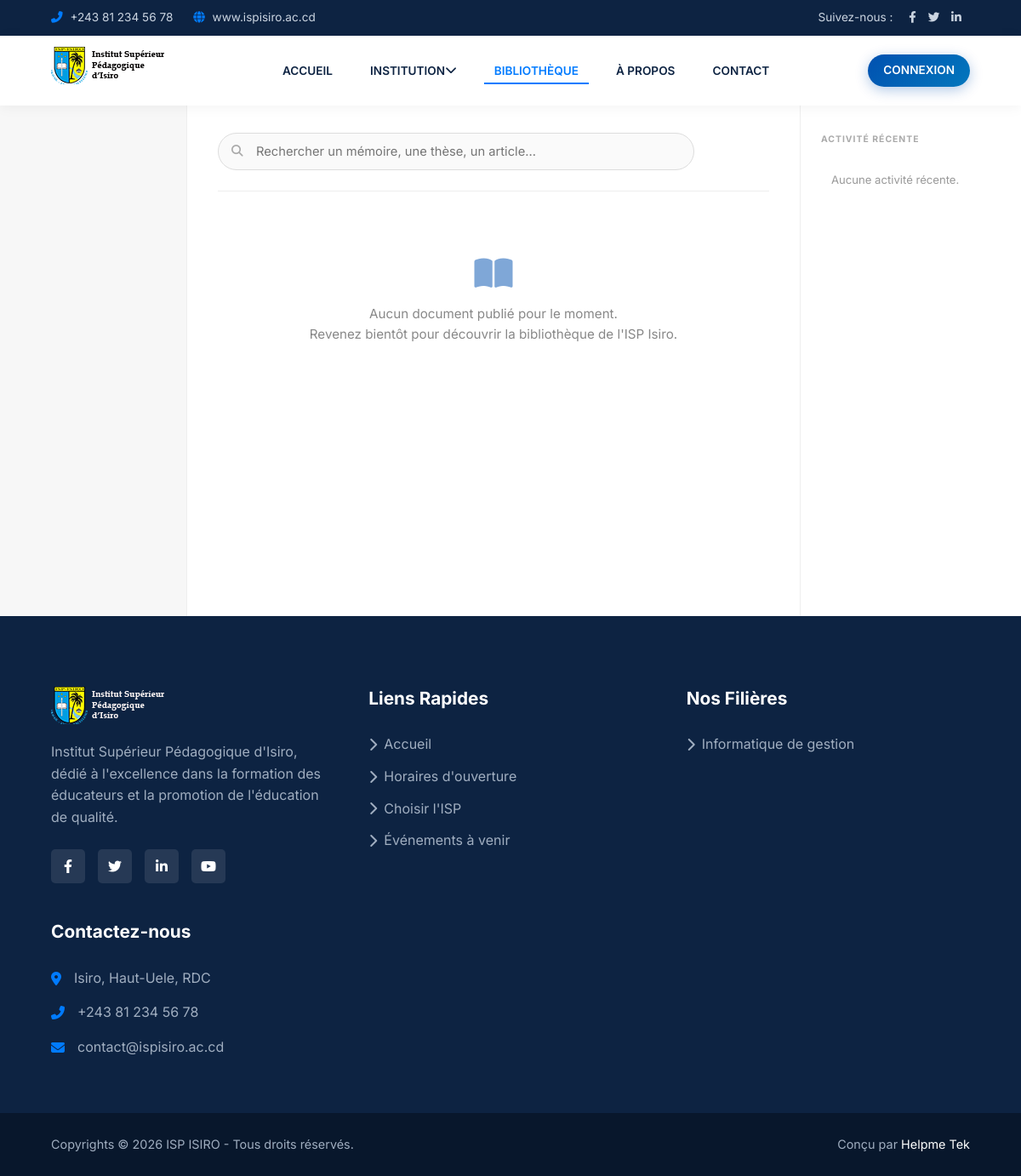
The app's page /bibliotheque/, older data.
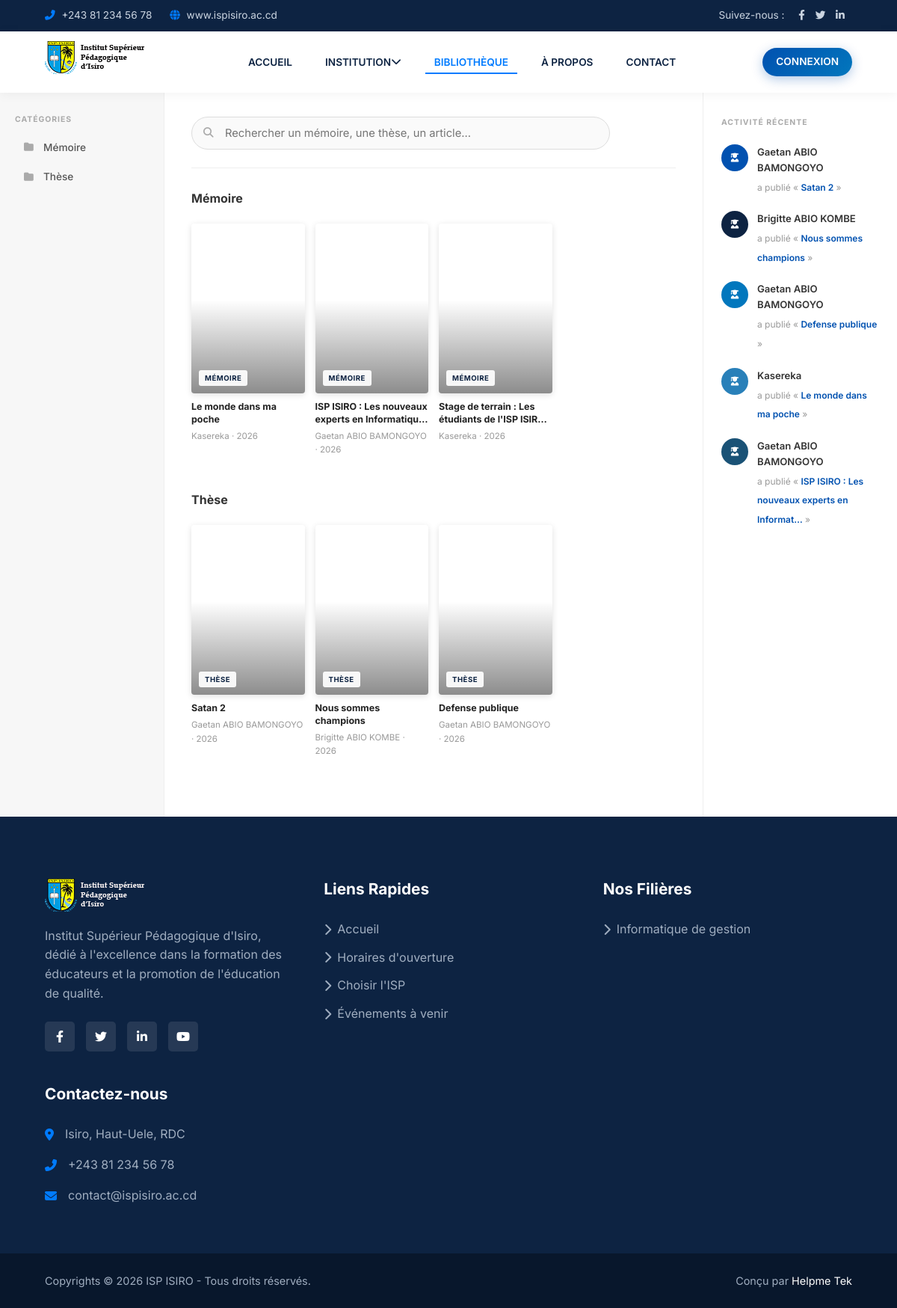
The same page, newer data.
### etudiantapp/models.py (models this page shows)
class Departements(models.Model):
    image = models.ImageField(upload_to='departement', null=True)
    initiale = models.CharField(max_length=50, null=True)
    designation = models.CharField(max_length=50, null=True)
    description = models.TextField()
    is_active = models.BooleanField(default=True)

### clientapp/models.py (models this page shows, shortened)
class Categories(models.Model):
    id = models.UUIDField(primary_key=True, default=uuid.uuid4, editable=False)
    nom = models.CharField(max_length=100)
    class Meta:
        verbose_name = 'Category'
        verbose_name_plural = 'Categories'

class Articles(models.Model):
    id = models.UUIDField(primary_key=True, default=uuid.uuid4, editable=False)
    titre = models.CharField(max_length=255)
    contenu = models.TextField()
    image = models.ImageField(upload_to='articles/')
    date_publication = models.DateTimeField(auto_now_add=True)
    auteur = models.CharField(max_length=100)
    categorie = models.ForeignKey(Categories, on_delete=models.CASCADE)
    is_active = models.BooleanField(default=False)
    fichier = models.FileField(upload_to='articles/fichiers/', null=True, blank=True)
    is_payant = models.BooleanField(default=False)
    prix = models.DecimalField(max_digits=10, decimal_places=2, null=True, blank=True)
    contact = models.CharField(max_length=100, null=True, blank=True)
    user = models.ForeignKey(User, on_delete=models.CASCADE, null=True, blank=True)
    class Meta:
        verbose_name = 'Article'
        verbose_name_plural = 'Articles'

### clientapp/views.py (the view)
# urls.py: path('bibliotheque/', bibliothequePage, name='bibliotheque'),
def bibliothequePage(request):
    published = Articles.objects.filter(is_active=True).select_related('categorie')
    recent_articles = published.order_by('-date_publication')[:7]
    activity_articles = published.order_by('-date_publication')[:5]
    categories = Categories.objects.filter(
        articles__is_active=True
    ).distinct().order_by('nom')
    categories_with_articles = []
    for category in categories:
        articles = published.filter(categorie=category).order_by('-date_publication')
        if articles.exists():
            categories_with_articles.append({
                'category': category,
                'articles': articles,
            })
    return render(request, 'client/articles.html', {
        'departement': Departements.objects.all(),
        'recent_articles': recent_articles,
        'categories_with_articles': categories_with_articles,
        'categories': categories,
        'activity_articles': activity_articles,
        'total_count': published.count(),
    })

### template/client/articles.html (shortened to what this page needs)
{% extends 'client/include.html' %}
{% load static %}
{% block page_css %}
<link rel="stylesheet" href="{% static 'css/library.css' %}">
{% endblock %}
{% block content %}
<div class="lib-app">
    <div class="lib-body">
        <aside class="lib-sidebar">
            {% if categories %}
            <nav class="lib-nav-group" id="categories">
                <h5>Catégories</h5>
                <ul>
                    {% for cat in categories %}
                    <li>
                        <a href="#cat-{{ cat.id }}">
                            <i class="fas fa-folder"></i> {{ cat.nom }}
                        </a>
                    </li>
                    {% endfor %}
                </ul>
            </nav>
            {% endif %}
        </aside>
        <main class="lib-main">
            <div class="lib-search-bar">
                <div class="lib-search">
                    <input type="search" id="lib-search" placeholder="Rechercher un mémoire, une thèse, un article…" autocomplete="off">
                </div>
            </div>
            {% if total_count == 0 %}
            <div class="lib-empty">
                <i class="fas fa-book-open"></i>
                <p>Aucun document publié pour le moment.<br>Revenez bientôt pour découvrir la bibliothèque de l'ISP Isiro.</p>
            </div>
            {% else %}
            {% for group in categories_with_articles %}
            <section class="lib-section" id="cat-{{ group.category.id }}">
                <h2>{{ group.category.nom }}</h2>
                <div class="lib-grid{% if group.articles.count <= 5 %} lib-grid-5{% endif %}">
                    {% for article in group.articles %}
                    {% include 'client/partials/lib_card.html' %}
                    {% endfor %}
                </div>
            </section>
            {% endfor %}
            {% endif %}
        </main>
        <aside class="lib-right">
            <h5>Activité récente</h5>
            {% if activity_articles %}
            <ul class="lib-activity">
                {% for article in activity_articles %}
                <li>
                    <div class="lib-activity-avatar av-{{ forloop.counter }}"><i class="fas fa-user-graduate"></i></div>
                    <div>
                        <strong>{{ article.auteur }}</strong>
                        <span>a publié « <a href="{% url 'article_detail' id=article.id %}">{{ article.titre|truncatechars:45 }}</a> »</span>
                    </div>
                </li>
                {% endfor %}
            </ul>
            {% else %}
            <p class="lib-nav-empty">Aucune activité récente.</p>
            {% endif %}
        </aside>
    </div>
</div>
{% endblock %}

### template/client/include.html (shortened to what this page needs)
{% load static %}
<!DOCTYPE html>
<html lang="fr">
<head>
    <link rel="stylesheet" href="https://cdnjs.cloudflare.com/ajax/libs/font-awesome/6.4.0/css/all.min.css">
    <link rel="stylesheet" href="{% static 'css/style.css' %}">
    {% block page_css %}{% endblock %}
</head>
<body>
    <div class="topbar">
        <div class="container topbar-content">
            <div class="topbar-left">
                <a href="tel:+00243812345678"><i class="fas fa-phone-alt"></i> +243 81 234 56 78</a>
                <a href="https://www.ispisiro.ac.cd" target="_blank"><i class="fas fa-globe"></i> www.ispisiro.ac.cd</a>
            </div>
            <div class="topbar-right">
                <span>Suivez-nous :</span>
                <a href="#"><i class="fab fa-facebook-f"></i></a>
                <a href="#"><i class="fab fa-twitter"></i></a>
                <a href="#"><i class="fab fa-linkedin-in"></i></a>
            </div>
        </div>
    </div>
    <header class="header" id="header">
        <div class="container navbar">
            <a href="#" class="logo">
                <div class="logo-icon"><img src="{% static 'images/logo/logoisp.png' %}"></div>
            </a>
            <nav class="nav-menu" id="nav-menu">
                <ul class="nav-list">
                    <li><a href="{% url 'home' %}" {% if request.resolver_match.url_name == 'home' %}class="active"{% endif %}>ACCUEIL</a></li>
                    <li class="dropdown">
                        <a href="#">INSTITUTION <i class="fas fa-chevron-down"></i></a>
                    </li>
                    <li><a href="{% url 'bibliotheque' %}" {% if request.resolver_match.url_name == 'bibliotheque' %}class="active"{% endif %}>BIBLIOTHÈQUE</a></li>
                    <li><a href="#">À PROPOS</a></li>
                    <li><a href="#">CONTACT</a></li>
                </ul>
            </nav>
            <a href="{% url 'login' %}" class="btn-connexion header-connexion">CONNEXION</a>
        </div>
    </header>
    {% block content %}
    {% endblock %}
    <footer class="footer">
        <div class="container footer-grid">
            <div class="footer-about">
                <div class="footer-logo">
                    <img src="{% static 'images/logo/logoisp1.png' %}">
                </div>
                <p>Institut Supérieur Pédagogique d'Isiro, dédié à l'excellence dans la formation des éducateurs et la
                    promotion de l'éducation de qualité.</p>
                <div class="footer-socials">
                    <a href="#"><i class="fab fa-facebook-f"></i></a>
                    <a href="#"><i class="fab fa-twitter"></i></a>
                    <a href="#"><i class="fab fa-linkedin-in"></i></a>
                    <a href="#"><i class="fab fa-youtube"></i></a>
                </div>
            </div>
            <div class="footer-links">
                <h3>Liens Rapides</h3>
                <ul>
                    <li><a href="{% url 'home' %}"><i class="fas fa-chevron-right"></i> Accueil</a></li>
                    <li><a href="#"><i class="fas fa-chevron-right"></i> Horaires d'ouverture</a></li>
                    <li><a href="#"><i class="fas fa-chevron-right"></i> Choisir l'ISP</a></li>
                    <li><a href="#"><i class="fas fa-chevron-right"></i> Événements à venir</a></li>
                </ul>
            </div>
            <div class="footer-links">
                <h3>Nos Filières</h3>
                <ul>
                    {% for i in departement %}
                    <li><a href="#"><i class="fas fa-chevron-right"></i> {{ i.designation }}</a></li>
                    {% endfor %}
                </ul>
            </div>
            <div class="footer-contact">
                <h3>Contactez-nous</h3>
                <ul>
                    <li><i class="fas fa-map-marker-alt"></i> Isiro, Haut-Uele, RDC</li>
                    <li><i class="fas fa-phone-alt"></i> +243 81 234 56 78</li>
                    <li><i class="fas fa-envelope"></i> contact@ispisiro.ac.cd</li>
                </ul>
            </div>
        </div>
        <div class="footer-bottom">
            <div class="container">
                <p>Copyrights &copy; 2026 ISP ISIRO - Tous droits réservés.</p>
                <p>Conçu par <a href="https://github.com/Gaetan-bamongoyo" target="_blank">Helpme Tek</a></p>
            </div>
        </div>
    </footer>
</body>
</html>

### template/client/partials/lib_card.html
<a href="{% url 'article_detail' id=article.id %}" class="lib-card-link lib-card-item"
   data-search="{{ article.titre|lower }} {{ article.auteur|lower }} {{ article.categorie.nom|lower }} {{ article.contenu|lower }}">
    <article class="lib-card">
        <div class="lib-cover {% if article.image %}lib-cover--photo{% else %}{% cycle 'cover-1' 'cover-2' 'cover-3' 'cover-4' 'cover-5' 'cover-6' 'cover-7' 'cover-8' 'cover-9' 'cover-10' 'cover-11' 'cover-12' 'cover-13' 'cover-14' %}{% endif %}"
             {% if article.image %}style="background-image: url('{{ article.image.url }}');"{% endif %}>
            <span>{{ article.categorie.nom }}</span>
        </div>
        <h3>{{ article.titre }}</h3>
        <p>{{ article.auteur }} · {{ article.date_publication|date:"Y" }}</p>
    </article>
</a>

### static/css/style.css (style rules this page uses)
:root { --primary-color: #0d2342; --secondary-color: #007bff; --accent-color: #ff9800; --text-color: #333333; --text-light: #666666; --bg-light: #f8f9fa; --white: #ffffff; --transition: all 0.3s ease-in-out; --box-shadow: 0 10px 30px rgba(0, 0, 0, 0.08); }
* { margin: 0; padding: 0; box-sizing: border-box; }
body { font-family: 'Inter', sans-serif; color: var(--text-color); line-height: 1.6; background-color: var(--white); overflow-x: hidden; }
h1, h2, h3, h4, h5, h6 { font-family: 'Playfair Display', serif; font-weight: 700; color: var(--primary-color); }
a { text-decoration: none; color: inherit; transition: var(--transition); }
ul { list-style: none; }
.container { width: 90%; max-width: 1200px; margin: 0 auto; }
.topbar { background-color: var(--primary-color); color: var(--white); padding: 10px 0; font-size: 0.85rem; }
.topbar-content { display: flex; justify-content: space-between; align-items: center; }
.topbar-left a, .topbar-right a { color: #cbd5e1; margin-right: 20px; }
.topbar-left i { color: var(--secondary-color); margin-right: 5px; }
.topbar-right span { margin-right: 15px; color: #cbd5e1; }
.topbar-right a { margin-right: 10px; }
.header { background-color: var(--white); box-shadow: 0 2px 15px rgba(0,0,0,0.05); position: sticky; top: 0; z-index: 1000; transition: var(--transition); }
.navbar { display: flex; justify-content: space-between; align-items: center; padding: 10px 0; }
.logo { display: flex; align-items: center; gap: 15px; }
.logo-icon { font-size: 2.2rem; color: var(--secondary-color); }
.nav-list { display: flex; gap: 20px; }
.nav-list > li > a { font-weight: 600; font-size: 0.85rem; color: var(--primary-color); position: relative; padding: 8px 0; }
.nav-list > li > a:hover, .nav-list > li > a.active { color: var(--secondary-color); }
.nav-list > li > a::after { content: ''; position: absolute; width: 0; height: 2px; bottom: 0; left: 0; background-color: var(--secondary-color); transition: var(--transition); }
.nav-list > li > a:hover::after, .nav-list > li > a.active::after { width: 100%; }
.dropdown { position: relative; }
.footer { background-color: var(--primary-color); color: #a0aec0; padding-top: 80px; }
.footer-grid { display: grid; grid-template-columns: repeat(auto-fit, minmax(250px, 1fr)); gap: 40px; margin-bottom: 50px; }
.footer h3 { color: var(--white); font-size: 1.3rem; margin-bottom: 25px; font-family: 'Inter', sans-serif; }
.footer-logo { font-size: 1.8rem; color: var(--white); font-family: 'Playfair Display', serif; font-weight: 700; margin-bottom: 20px; display: flex; align-items: center; gap: 10px; }
.footer-about p { margin-bottom: 25px; }
.footer-socials { display: flex; gap: 15px; }
.footer-socials a { width: 40px; height: 40px; background-color: rgba(255,255,255,0.1); color: var(--white); display: flex; justify-content: center; align-items: center; border-radius: 5px; }
.footer-links ul li { margin-bottom: 12px; }
.footer-links a { display: flex; align-items: center; gap: 8px; }
.footer-contact ul li { display: flex; gap: 15px; margin-bottom: 15px; }
.footer-contact i { color: var(--secondary-color); margin-top: 5px; }
.footer-bottom { background-color: #08172c; padding: 25px 0; text-align: center; font-size: 0.9rem; }
.footer-bottom .container { display: flex; justify-content: space-between; align-items: center; flex-wrap: wrap; gap: 10px; }
.footer-bottom a { color: var(--white); }

### template/client/include.html (style rules this page uses)
.nav-list li a { display: inline-block; padding: 8px 12px !important; line-height: 1.2 !important; height: auto !important; min-height: 32px !important; display: flex !important; align-items: center !important; }
.btn-connexion { background: linear-gradient(135deg, #0151b0 0%, #0277bd 100%) !important; color: #fff !important; padding: 8px 18px !important; border-radius: 25px !important; font-weight: 600 !important; text-decoration: none !important; transition: all 0.3s ease !important; border: none !important; display: inline-flex !important; align-items: center !important; gap: 6px !important; box-shadow: 0 4px 15px rgba(1, 81, 176, 0.3) !important; position: relative !important; overflow: hidden !important; font-size: 0.85rem !important; }
.btn-connexion::before { content: '' !important; position: absolute !important; top: 0 !important; left: -100% !important; width: 100% !important; height: 100% !important; background: linear-gradient(90deg, transparent, rgba(255, 255, 255, 0.2), transparent) !important; transition: left 0.5s !important; }

Row changes from the older to the newer data that the page shows:
added Categories: nom "Mémoire", category.nom "Mémoire"
added Categories: nom "Thèse", category.nom "Thèse"
added Articles: categorie.nom "MÉMOIRE", titre "Le monde dans ma poche", auteur "Kasereka", date_publication "2026"
added Articles: categorie.nom "MÉMOIRE", titre "ISP ISIRO : Les nouveaux experts en…", auteur "Gaetan ABIO BAMONGOYO", date_publication "2026", titre "ISP ISIRO : Les nouveaux experts en Informat…"
added Articles: categorie.nom "MÉMOIRE", titre "Stage de terrain : Les étudiants de l'ISP…", auteur "Kasereka", date_publication "2026", shown under "Mémoire"
added Articles: categorie.nom "THÈSE", titre "Satan 2", auteur "Gaetan ABIO BAMONGOYO", date_publication "2026"
added Articles: categorie.nom "THÈSE", titre "Nous sommes champions", auteur "Brigitte ABIO KOMBE", date_publication "2026"
added Articles: categorie.nom "THÈSE", titre "Defense publique", auteur "Gaetan ABIO BAMONGOYO", date_publication "2026"
Text that changed along with them:
text no longer shown: "Aucun document publié pour le moment. Revenez bientôt pour découvrir la bibliothèque de l'ISP Isiro. Aucune activité récente."
text now shown: "CATÉGORIES"
